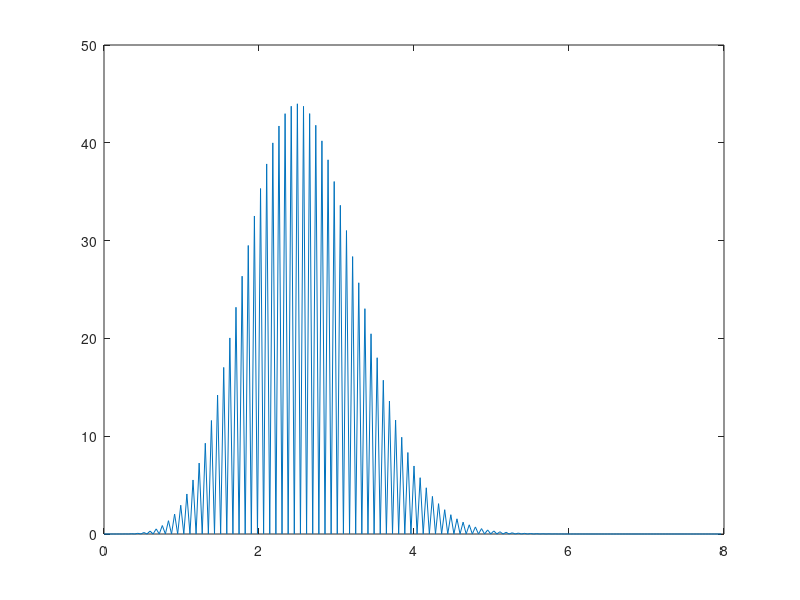

This chart was generated by the following MATLAB code:
rho= [0, 0.039604, 0.0792079, 0.118812, 0.158416, 0.19802, 0.237624, 0.277228, 0.316832, 0.356436, 0.39604, 0.435644, 0.475248, 0.514851, 0.554455, 0.594059, 0.633663, 0.673267, 0.712871, 0.752475, 0.792079, 0.831683, 0.871287, 0.910891, 0.950495, 0.990099, 1.0297, 1.06931, 1.10891, 1.14851, 1.18812, 1.22772, 1.26733, 1.30693, 1.34653, 1.38614, 1.42574, 1.46535, 1.50495, 1.54455, 1.58416, 1.62376, 1.66337, 1.70297, 1.74257, 1.78218, 1.82178, 1.86139, 1.90099, 1.94059, 1.9802, 2.0198, 2.05941, 2.09901, 2.13861, 2.17822, 2.21782, 2.25743, 2.29703, 2.33663, 2.37624, 2.41584, 2.45545, 2.49505, 2.53465, 2.57426, 2.61386, 2.65347, 2.69307, 2.73267, 2.77228, 2.81188, 2.85149, 2.89109, 2.93069, 2.9703, 3.0099, 3.0495, 3.08911, 3.12871, 3.16832, 3.20792, 3.24752, 3.28713, 3.32673, 3.36634, 3.40594, 3.44554, 3.48515, 3.52475, 3.56436, 3.60396, 3.64356, 3.68317, 3.72277, 3.76238, 3.80198, 3.84158, 3.88119, 3.92079, 3.9604, 4, 4.0396, 4.07921, 4.11881, 4.15842, 4.19802, 4.23762, 4.27723, 4.31683, 4.35644, 4.39604, 4.43564, 4.47525, 4.51485, 4.55446, 4.59406, 4.63366, 4.67327, 4.71287, 4.75248, 4.79208, 4.83168, 4.87129, 4.91089, 4.9505, 4.9901, 5.0297, 5.06931, 5.10891, 5.14851, 5.18812, 5.22772, 5.26733, 5.30693, 5.34653, 5.38614, 5.42574, 5.46535, 5.50495, 5.54455, 5.58416, 5.62376, 5.66337, 5.70297, 5.74257, 5.78218, 5.82178, 5.86139, 5.90099, 5.94059, 5.9802, 6.0198, 6.05941, 6.09901, 6.13861, 6.17822, 6.21782, 6.25743, 6.29703, 6.33663, 6.37624, 6.41584, 6.45545, 6.49505, 6.53465, 6.57426, 6.61386, 6.65347, 6.69307, 6.73267, 6.77228, 6.81188, 6.85149, 6.89109, 6.93069, 6.9703, 7.0099, 7.0495, 7.08911, 7.12871, 7.16832, 7.20792, 7.24752, 7.28713, 7.32673, 7.36634, 7.40594, 7.44554, 7.48515, 7.52475, 7.56436, 7.60396, 7.64356, 7.68317, 7.72277, 7.76238, 7.80198, 7.84158, 7.88119, 7.92079, 7.9604, ];
Psi= [0, 0.00163057, 0.00376748, 0.0157874, 1.68522e-10, 0.0468989, 1.15616e-21, 0.0977421, 1.53828e-36, 0.170852, 4.42084e-55, 0.268426, 2.91817e-77, 0.392237, 4.60675e-103, 0.543555, 1.7911e-132, 0.723077, 1.75485e-165, 0.930882, 4.40503e-202, 1.16639, 2.79777e-242, 1.42836, 3.68006e-286, 1.71488, 0, 2.02339, 0, 2.35075, 0, 2.69327, 0, 3.0468, 0, 3.40684, 0, 3.7686, 0, 4.12716, 0, 4.47753, 0, 4.81481, 0, 5.13428, 0, 5.43148, 0, 5.70236, 0, 5.94333, 0, 6.15132, 0, 6.32387, 0, 6.45912, 0, 6.55587, 0, 6.61358, 0, 6.63234, 0, 6.61286, 0, 6.55641, 0, 6.46479, 0, 6.34026, 0, 6.18547, 0, 6.00338, 0, 5.7972, 0, 5.57029, 0, 5.32613, 0, 5.06818, 0, 4.79988, 0, 4.52456, 0, 4.24539, 0, 3.96532, 0, 3.68709, 0, 3.41316, 0, 3.1457, 0, 2.8866, 0, 2.63745, 0, 2.39954, 0, 2.17387, 0, 1.96118, 0, 1.76196, 0, 1.57646, 0, 1.40473, 0, 1.24663, 0, 1.10187, 0, 0.970023, 0, 0.850563, 0, 0.74287, 0, 0.646266, 0, 0.560032, 0, 0.483421, 0, 0.415681, 0, 0.356061, 0, 0.303827, 0, 0.25827, 0, 0.218713, 0, 0.184518, 0, 0.155085, 0, 0.12986, 0, 0.108333, 0, 0.0900402, 0, 0.0745599, 0, 0.061514, 0, 0.0505647, 0, 0.0414125, 0, 0.0337934, 0, 0.027476, 0, 0.0222588, 0, 0.0179671, 0, 0.0144508, 0, 0.011581, 0, 0.00924788, 0, 0.00735846, 0, 0.00583423, 0, 0.00460931, 0, 0.00362868, 0, 0.00284658, 0, 0.00222518, 0, 0.00173332, 0, 0.00134544, 0, 0.0010407, 0, 0.000802174, 0, 0.00061616, 0, 0.000471633, 0, 0.000359753, 0, 0.000273461, 0, 0.000207147, ];
plot(rho ,Psi.*Psi);
